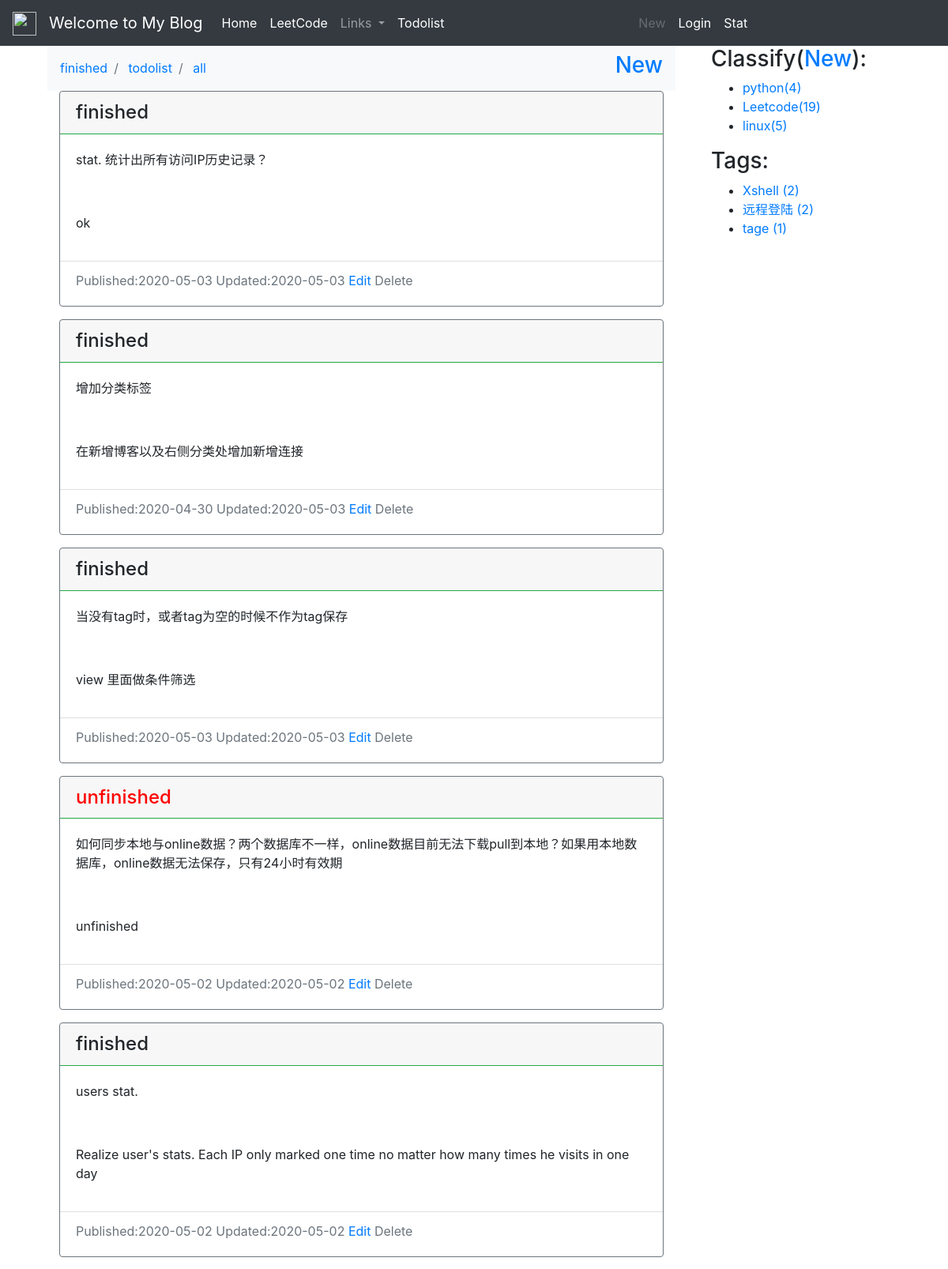
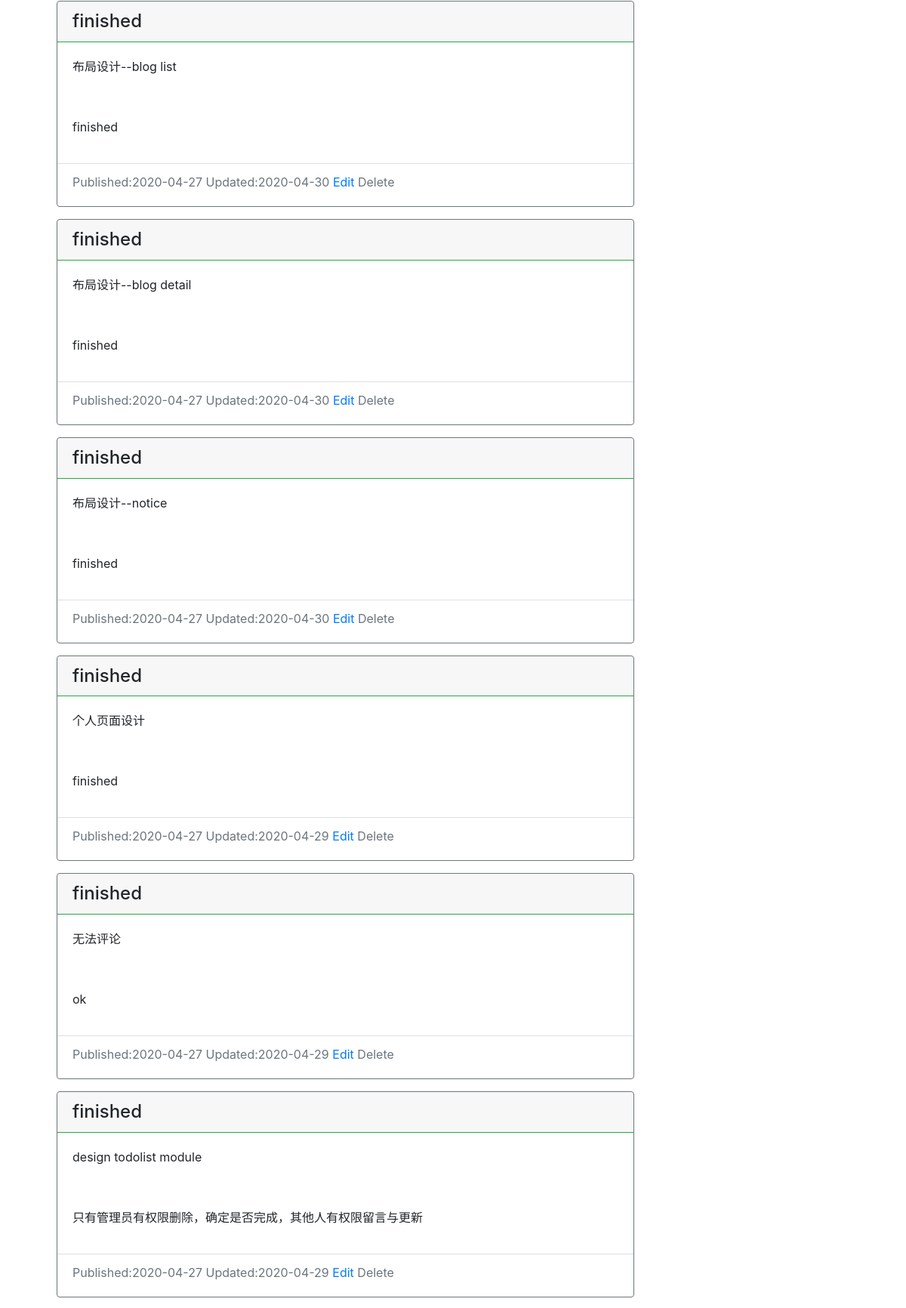
The page /record/todolist_list/ (upper part) on the database its author committed (2 pictures, top to bottom).
### record/models.py (models this page shows)
class Todolist(models.Model):
    created_time = models.DateTimeField(default=timezone.now)
    updated_time=models.DateTimeField(auto_now=True)
    body = models.TextField()
    feed_back=models.TextField(blank=True,default="unfinished")
    is_done = models.BooleanField(default=False)
    class Meta:
        ordering = ('-updated_time',)

### blog/models.py (models this page shows, shortened)
class BlogClassify(models.Model):
    title = models.CharField(max_length=100, blank=True)
    created = models.DateTimeField(default=timezone.now)

class Tag(models.Model):
    name = models.CharField(max_length=100)

### record/views.py (the view)
# urls.py: path('todolist_list/', views.todolist_list, name='todolist_list'),
def todolist_list(request):
    todolist = Todolist.objects.all()
    order = request.GET.get('order')
    if order == 'finished':
        todolist = todolist.filter(is_done=True)
    elif order == 'todolist':
        todolist = todolist.filter(is_done=False)
    else:
        todolist = Todolist.objects.all()
    if str(request.user) == 'admin':
        cur_user = True
    else:
        cur_user = False
    context = {
        'todolists': todolist,
        'cur_user': cur_user,
    }
    return render(request, 'record/todolist.html', context)

### blog/templatetags/blog_extras.py (called while the page is built)
@register.inclusion_tag('blog/inclusions/_classify.html',takes_context=True)
def show_classify(context):
    classify_list = BlogClassify.objects.annotate(num_posts=Count('blog')).filter(num_posts__gt=0)
    return {
        'classify_list': classify_list,
    }

@register.inclusion_tag('blog/inclusions/_tags.html', takes_context=True)
def show_tags(context):
    tag_list = Tag.objects.annotate(num_posts=Count('blog')).filter(num_posts__gt=0)
    return {
        'tag_list': tag_list,
    }

### templates/record/todolist.html (shortened to what this page needs)
{% extends "base.html" %}
{% load staticfiles %}
{% block content %}
<div class="container">
    <div>
        <nav class="navbar navbar-expand-lg navbar-light bg-light">
          <div class="collapse navbar-collapse" id="navbarSupportedContent">
            <ul class="navbar-nav mr-auto">
                <li class="breadcrumb-item">
                    <a href="{% url 'record:todolist_list' %}?order=finished">
                        finished
                    </a>
                </li>
                <li class="breadcrumb-item">
                    <a href="{% url 'record:todolist_list' %}?order=todolist">
                    todolist
                    </a>
                </li>
                <li class="breadcrumb-item">
                    <a href="{% url 'record:todolist_list' %}?order=all">
                    all
                    </a>
                </li>
            </ul>
            <form class="form-inline my-2 my-lg-0">
              <h3><a href="{% url 'record:todolist_add' %}">New</a></h3>
            </form>
          </div>
        </nav>
    </div>
    {% for todolist in todolists %}
    <div class="container">
            <div class="card border-secondary  mb-3" style="">
              {% if todolist.is_done %}
                <h4 class="card-header  border-success">finished</h4>
              {% else %}
                <h4 class="card-header  border-success" style="color:red">unfinished</h4>
              {% endif %}
                <div class="card-body border-secondary  mb-3">
                  <p class="card-text">{{ todolist.body }}</p>
              </div>
                <div class="card-body border-secondary  mb-3">
                  <p class="card-text">{{ todolist.feed_back }}</p>
              </div>
                <div class="card-footer bg-transparent mb-2 text-muted">
                  Published:{{ todolist.created_time|date:'Y-m-d' }}
                  Updated:{{ todolist.updated_time|date:'Y-m-d' }}
                  <a href="{% url 'record:todolist_edit' todolist.id %}" >Edit</a>
                    {% if cur_user %}
                      <a href="{% url 'record:todolist_delete' todolist.id %}" >Delete</a>
                    {% else %}
                      <a class="disabled" ref="{% url 'record:todolist_delete' todolist.id %}" >Delete</a>
                    {% endif %}
                </div>
            </div>
    </div>
    {% endfor %}
</div>
{% endblock content %}

### templates/blog/inclusions/_classify.html
<div class="">
  <h3 class="">Classify(<a href="{% url 'blog:classify_add' %}">New</a>):</h3>
  <ul>
    {% for classify in classify_list %}
    {% if classify.title == 'Leetcode' %}
    <li>
        <a href="{% url 'blog:blog_list_leetcode' %}?classify={{ classify.id }}">{{ classify.title }}<span class="post-count">({{ classify.num_posts }})</span></a>
      </li>
    {% else %}
      <li>
        <a href="{% url 'blog:blog_list' %}?classify={{ classify.id }}">{{ classify.title }}<span class="post-count">({{ classify.num_posts }})</span></a>
      </li>
    {% endif %}
    {% empty %}
      暂无分类！
    {% endfor %}
  </ul>
</div>

### templates/blog/inclusions/_tags.html
<div class="widget widget-tag-cloud">
  <h3 class="widget-title">Tags:</h3>
  <ul>
    {% for tag in tag_list %}
      <li>
        <a href="{% url 'blog:blog_list' %}?tag={{ tag.id }}">{{ tag.name }} <span class="post-count">({{ tag.num_posts }})</span></a>
      </li>
    {% empty %}
      暂无标签！
    {% endfor %}
  </ul>
</div>

### rows shown on the page
Todolist: is_done "finished", body "stat. 统计出所有访问IP历史记录？", feed_back "ok", created_time "2020-05-03", updated_time "2020-05-03"
Todolist: is_done "finished", body "增加分类标签", feed_back "在新增博客以及右侧分类处增加新增连接", created_time "2020-04-30", updated_time "2020-05-03"
Todolist: is_done "finished", body "当没有tag时，或者tag为空的时候不作为tag保存", feed_back "view 里面做条件筛选", created_time "2020-05-03", updated_time "2020-05-03"
Todolist: is_done "unfinished", body "如何同步本地与online数据？两个数据库不一样，online数据目前无法下载pull到本地？如果用本地数据库，online数据无法保存，只有24小时有效期", feed_back "unfinished", created_time "2020-05-02", updated_time "2020-05-02"
Todolist: is_done "finished", body "users stat.", feed_back "Realize user's stats. Each IP only marked one time no matter how many times he visits in one day", created_time "2020-05-02", updated_time "2020-05-02"
Todolist: is_done "finished", body "布局设计--blog list", feed_back "finished", created_time "2020-04-27", updated_time "2020-04-30"
Todolist: is_done "finished", body "布局设计--blog detail", feed_back "finished", created_time "2020-04-27", updated_time "2020-04-30"
Todolist: is_done "finished", body "布局设计--notice", feed_back "finished", created_time "2020-04-27", updated_time "2020-04-30"
Todolist: is_done "finished", body "个人页面设计", feed_back "finished", created_time "2020-04-27", updated_time "2020-04-29"
Todolist: is_done "finished", body "无法评论", feed_back "ok", created_time "2020-04-27", updated_time "2020-04-29"
Todolist: is_done "finished", body "design todolist module", feed_back "只有管理员有权限删除，确定是否完成，其他人有权限留言与更新", created_time "2020-04-27", updated_time "2020-04-29"
BlogClassify: title "python", num_posts "4"
BlogClassify: title "Leetcode", num_posts "19"
BlogClassify: title "linux", num_posts "5"
Tag: name "Xshell", num_posts "2"
Tag: name "远程登陆", num_posts "2"
Tag: name "tage", num_posts "1"
